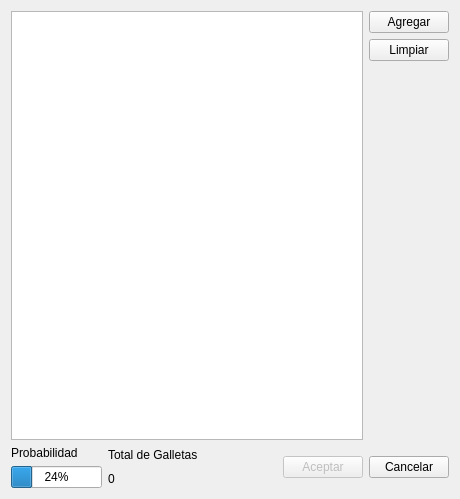
<?xml version="1.0" encoding="UTF-8"?>
<ui version="4.0">
 <class>VentanaPlanificador</class>
 <widget class="QWidget" name="VentanaPlanificador">
  <property name="geometry">
   <rect>
    <x>0</x>
    <y>0</y>
    <width>460</width>
    <height>499</height>
   </rect>
  </property>
  <property name="minimumSize">
   <size>
    <width>460</width>
    <height>499</height>
   </size>
  </property>
  <property name="maximumSize">
   <size>
    <width>460</width>
    <height>499</height>
   </size>
  </property>
  <property name="windowTitle">
   <string>Planificador</string>
  </property>
  <property name="windowIcon">
   <iconset resource="imagenes.qrc">
    <normaloff>:/imagenes/Imagenes/iconoSupervisor.png</normaloff>:/imagenes/Imagenes/iconoSupervisor.png</iconset>
  </property>
  <layout class="QVBoxLayout" name="verticalLayout_4">
   <item>
    <layout class="QHBoxLayout" name="horizontalLayout_2">
     <item>
      <widget class="QTextBrowser" name="cuadroLista"/>
     </item>
     <item>
      <layout class="QVBoxLayout" name="verticalLayout">
       <item>
        <widget class="QPushButton" name="agregar">
         <property name="text">
          <string>Agregar</string>
         </property>
        </widget>
       </item>
       <item>
        <widget class="QPushButton" name="limpiar">
         <property name="text">
          <string>Limpiar</string>
         </property>
        </widget>
       </item>
       <item>
        <spacer name="verticalSpacer">
         <property name="orientation">
          <enum>Qt::Vertical</enum>
         </property>
         <property name="sizeHint" stdset="0">
          <size>
           <width>20</width>
           <height>40</height>
          </size>
         </property>
        </spacer>
       </item>
      </layout>
     </item>
    </layout>
   </item>
   <item>
    <layout class="QHBoxLayout" name="horizontalLayout">
     <item>
      <layout class="QVBoxLayout" name="verticalLayout_2">
       <item>
        <widget class="QLabel" name="label">
         <property name="text">
          <string>Probabilidad</string>
         </property>
        </widget>
       </item>
       <item>
        <widget class="QProgressBar" name="barraProbabilidades">
         <property name="toolTip">
          <string>&lt;html&gt;&lt;head/&gt;&lt;body&gt;&lt;p&gt;&lt;span style=&quot; font-weight:600;&quot;&gt;Probabilidad&lt;/span&gt;&lt;/p&gt;&lt;p&gt;Suma de las probabilidades de producción de todos los empaques. Debe estar en 100 para poder aceptar los tipos de empaque.&lt;/p&gt;&lt;/body&gt;&lt;/html&gt;</string>
         </property>
         <property name="value">
          <number>24</number>
         </property>
        </widget>
       </item>
      </layout>
     </item>
     <item>
      <layout class="QVBoxLayout" name="verticalLayout_3">
       <item>
        <widget class="QLabel" name="total">
         <property name="text">
          <string>Total de Galletas</string>
         </property>
        </widget>
       </item>
       <item>
        <widget class="QLabel" name="valorTotal">
         <property name="text">
          <string>0</string>
         </property>
        </widget>
       </item>
      </layout>
     </item>
     <item>
      <spacer name="horizontalSpacer">
       <property name="orientation">
        <enum>Qt::Horizontal</enum>
       </property>
       <property name="sizeHint" stdset="0">
        <size>
         <width>40</width>
         <height>20</height>
        </size>
       </property>
      </spacer>
     </item>
     <item>
      <widget class="QPushButton" name="aceptar">
       <property name="enabled">
        <bool>false</bool>
       </property>
       <property name="text">
        <string>Aceptar</string>
       </property>
      </widget>
     </item>
     <item>
      <widget class="QPushButton" name="cancelar">
       <property name="text">
        <string>Cancelar</string>
       </property>
      </widget>
     </item>
    </layout>
   </item>
  </layout>
 </widget>
 <resources>
  <include location="imagenes.qrc"/>
 </resources>
 <connections/>
</ui>
